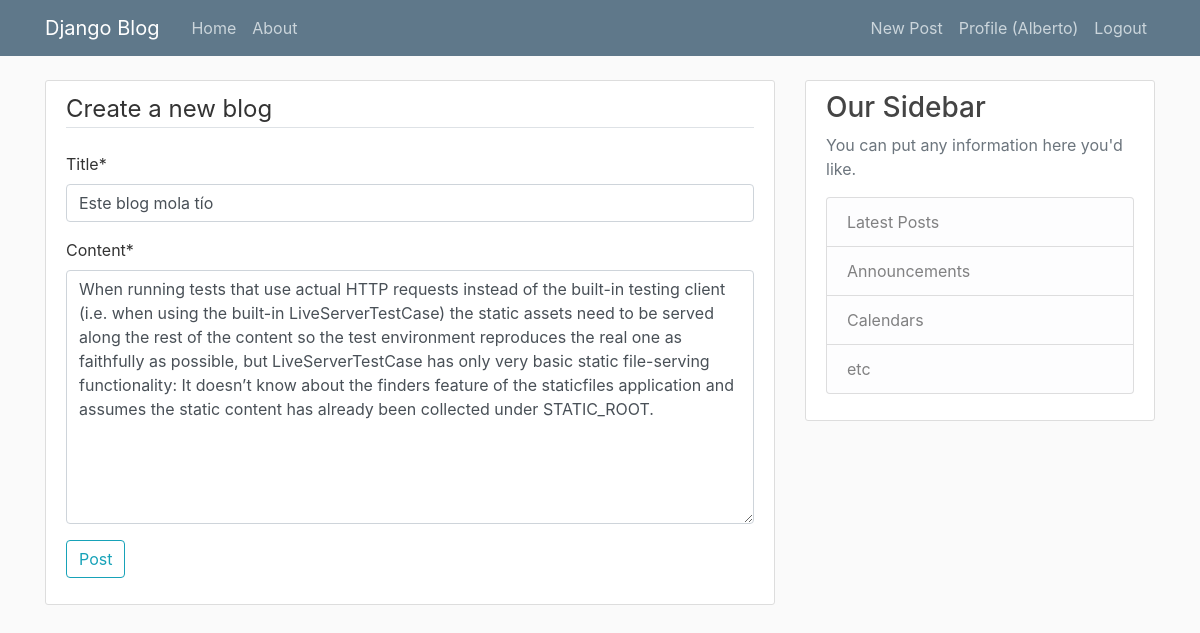
The app's page /post/11/update/ (signed in) with its own data.
### blog/models.py (models this page shows, shortened)
class Post(models.Model):
    title = models.CharField(max_length=100)
    content = models.TextField()
    date_posted = models.DateTimeField(default=timezone.now)
    author = models.ForeignKey(User, on_delete=models.CASCADE)

### blog/views.py (the view, shortened to what this page needs)
# urls.py: path('post/<int:pk>/update/', PostUpdateView.as_view(), name='post-update'),
class PostUpdateView(LoginRequiredMixin, UserPassesTestMixin, UpdateView):
    model = Post
    fields = ['title', 'content']
    def test_func(self):
        post = self.get_object()
        if self.request.user == post.author:
            return True
        return False

### blog/templates/blog/post_form.html (shortened to what this page needs)
{% extends "blog/base.html" %}
{% load crispy_forms_tags %}
{% block content %}
    <div class="content-section">
      <form method="post">
          <fieldset class"form-group">
            <legend class="border-bottom mb-4">Create a new blog</legend>
            {{ form|crispy }}
          </fieldset>
          <div class="form-group">
            <button type="submit" class="btn btn-outline-info"> Post</button>
          </div>
      </form>
    </div>
{% endblock content %}

### blog/templates/blog/base.html (shortened to what this page needs)
{% load static %}
<!DOCTYPE html>
<html lang="en" dir="ltr">
  <head>
    <link rel="stylesheet" href="https://stackpath.bootstrapcdn.com/bootstrap/4.5.0/css/bootstrap.min.css">
    <link rel="stylesheet" type="text/css" href="{% static 'blog/main.css' %}">
  </head>
<body>
  <header class="site-header">
     <nav class="navbar navbar-expand-md navbar-dark bg-steel fixed-top">
      <div class="container">
        <a class="navbar-brand mr-4" href="{% url 'blog-home'%}">Django Blog</a>
        <div class="collapse navbar-collapse" id="navbarToggle">
          <div class="navbar-nav mr-auto">
            <a class="nav-item nav-link" href="{% url 'blog-home'%}">Home</a>
            <a class="nav-item nav-link" href="{% url 'blog-about'%}">About</a>
          </div>
          <div class="navbar-nav">
            {% if user.is_authenticated %}
            <a class="nav-item nav-link" href="{% url 'post-create'%}">New Post</a>
            <a class="nav-item nav-link" href="{% url 'profile'%}">Profile ({{user.username}})</a>
            <a class="nav-item nav-link" href="{% url 'logout'%}">Logout</a>
            {% else %}
            <a class="nav-item nav-link" href="{% url 'login'%}">Login</a>
            <a class="nav-item nav-link" href="{% url 'register'%}">Register</a>
            {% endif %}
          </div>
        </div>
      </div>
      </nav>
    </header>
  <main role="main" class="container">
    <div class="row">
      <div class="col-md-8">
          {% block content %}{% endblock %}
      </div>
      <div class="col-md-4">
        <div class="content-section">
          <h3>Our Sidebar</h3>
          <p class='text-muted'>You can put any information here you'd like.
            <ul class="list-group">
              <li class="list-group-item list-group-item-light">Latest Posts</li>
              <li class="list-group-item list-group-item-light">Announcements</li>
              <li class="list-group-item list-group-item-light">Calendars</li>
              <li class="list-group-item list-group-item-light">etc</li>
            </ul>
          </p>
        </div>
      </div>
    </div>
  </main>
  </body>
</html>

### blog/static/blog/main.css (style rules this page uses)
body { background: #fafafa; color: #333333; margin-top: 5rem; }
h1, h2, h3, h4, h5, h6 { color: #444444; }
ul { margin: 0; }
.bg-steel { background-color: #5f788a; }
.site-header .navbar-nav .nav-link { color: #cbd5db; }
.content-section { background: #ffffff; padding: 10px 20px; border: 1px solid #dddddd; border-radius: 3px; margin-bottom: 20px; }

### records on screen
Post: title "Este blog mola tío", content "When running tests that use actual HTTP requests instead of the built-in testing client (i.e. when using the built-in LiveServerTestCase) the static assets need to be served along the rest of the content so the test environment reproduces the real one as faithfully as possible, but LiveServerTestCase has only very basic static file-serving functionality: It doesn’t know about the finders feature of the staticfiles application and assumes the static content has already been collected under STATIC_ROOT."

### other values on screen
{{ user.username }} "Alberto"
